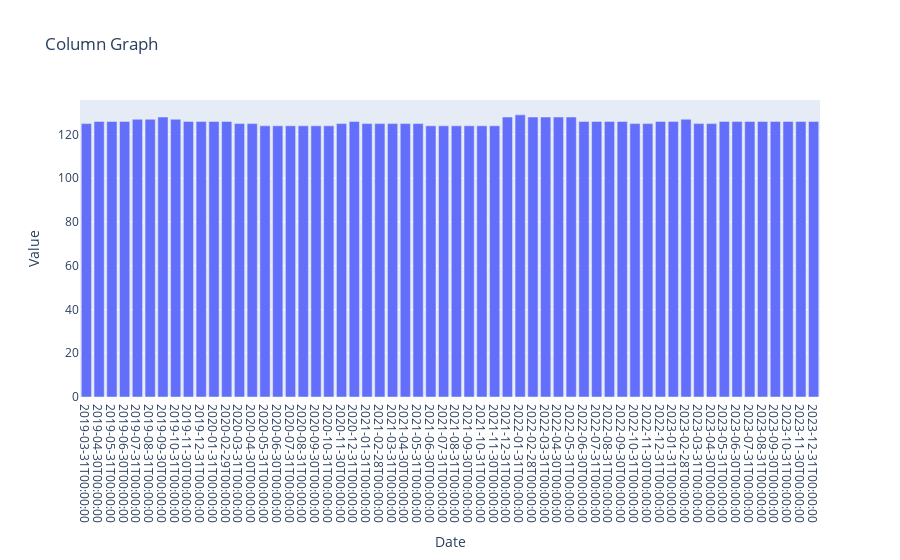

Notebook code cell kept with this figure:
### Code cell
plot_column_graph_plotly(
    date_column=df['Period'],
    value_column=df['Entities - count'],
    title='Column Graph',
    xlabel='Date',
    ylabel='Value')

### Figure 1 — Plotly figure (JSON) as saved in the notebook; plotly's stock layout.template omitted (floating-point values rounded to 4 significant figures)
{"data": [{"alignmentgroup": "True", "hovertemplate": "Date=%{x}<br>Value=%{y}<extra></extra>", "legendgroup": "", "marker": {"color": "#636efa", "pattern": {"shape": ""}}, "name": "", "offsetgroup": "", "orientation": "v", "showlegend": false, "textposition": "auto", "type": "bar", "x": ["2019-03-31T00:00:00", "2019-04-30T00:00:00", "2019-05-31T00:00:00", "2019-06-30T00:00:00", "2019-07-31T00:00:00", "2019-08-31T00:00:00", "2019-09-30T00:00:00", "2019-10-31T00:00:00", "2019-11-30T00:00:00", "2019-12-31T00:00:00", "2020-01-31T00:00:00", "2020-02-29T00:00:00", "2020-03-31T00:00:00", "2020-04-30T00:00:00", "2020-05-31T00:00:00", "2020-06-30T00:00:00", "2020-07-31T00:00:00", "2020-08-31T00:00:00", "2020-09-30T00:00:00", "2020-10-31T00:00:00", "2020-11-30T00:00:00", "2020-12-31T00:00:00", "2021-01-31T00:00:00", "2021-02-28T00:00:00", "2021-03-31T00:00:00", "2021-04-30T00:00:00", "2021-05-31T00:00:00", "2021-06-30T00:00:00", "2021-07-31T00:00:00", "2021-08-31T00:00:00", "2021-09-30T00:00:00", "2021-10-31T00:00:00", "2021-11-30T00:00:00", "2021-12-31T00:00:00", "2022-01-31T00:00:00", "2022-02-28T00:00:00", "2022-03-31T00:00:00", "2022-04-30T00:00:00", "2022-05-31T00:00:00", "2022-06-30T00:00:00", "2022-07-31T00:00:00", "2022-08-31T00:00:00", "2022-09-30T00:00:00", "2022-10-31T00:00:00", "2022-11-30T00:00:00", "2022-12-31T00:00:00", "2023-01-31T00:00:00", "2023-02-28T00:00:00", "2023-03-31T00:00:00", "2023-04-30T00:00:00", "2023-05-31T00:00:00", "2023-06-30T00:00:00", "2023-07-31T00:00:00", "2023-08-31T00:00:00", "2023-09-30T00:00:00", "2023-10-31T00:00:00", "2023-11-30T00:00:00", "2023-12-31T00:00:00"], "xaxis": "x", "y": [125, 126, 126, 126, 127, 127, 128, 127, 126, 126, 126, 126, 125, 125, 124, 124, 124, 124, 124, 124, 125, 126, 125, 125, 125, 125, 125, 124, 124, 124, 124, 124, 124, 128, 129, 128, 128, 128, 128, 126, 126, 126, 126, 125, 125, 126, 126, 127, 125, 125, 126, 126, 126, 126, 126, 126, 126, 126], "yaxis": "y"}], "layout": {"barmode": "relative", "legend": {"tracegroupgap": 0}, "title": {"text": "Column Graph"}, "xaxis": {"anchor": "y", "domain": [0, 1], "tickmode": "linear", "title": {"text": "Date"}, "type": "category"}, "yaxis": {"anchor": "x", "domain": [0, 1], "title": {"text": "Value"}}}}
